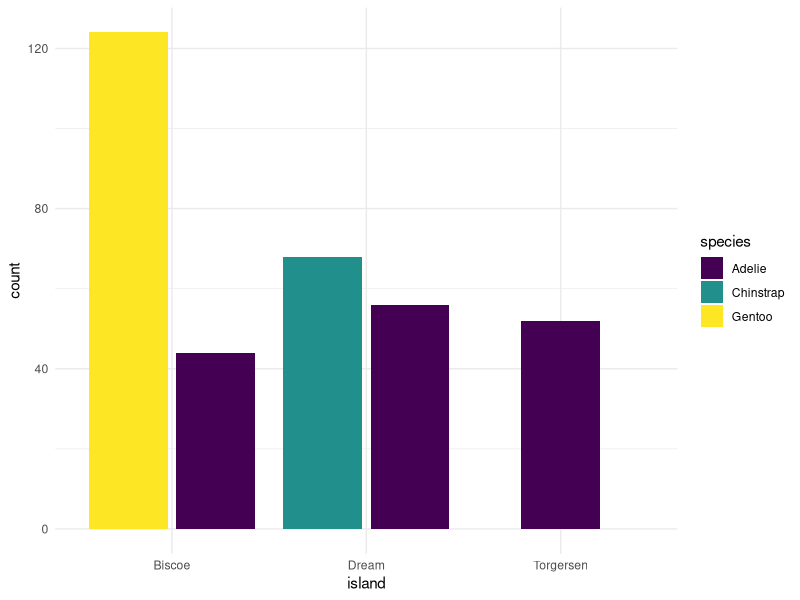
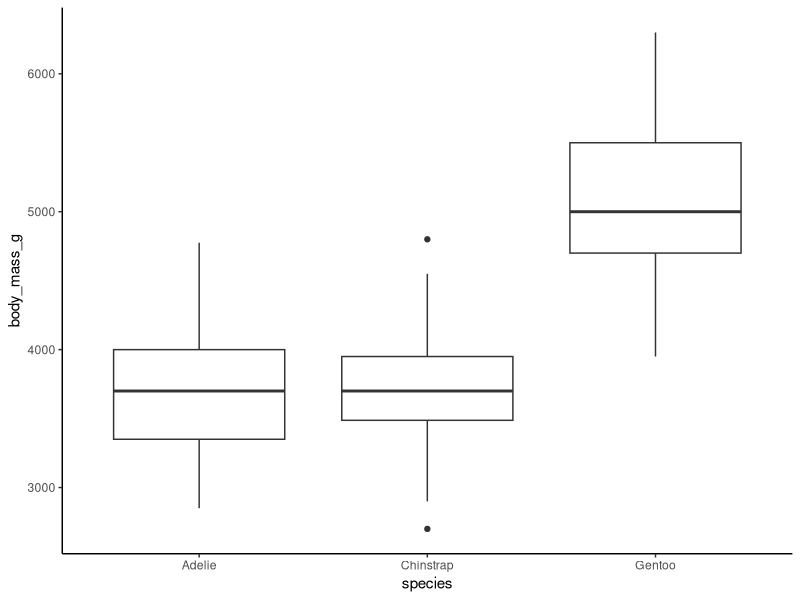
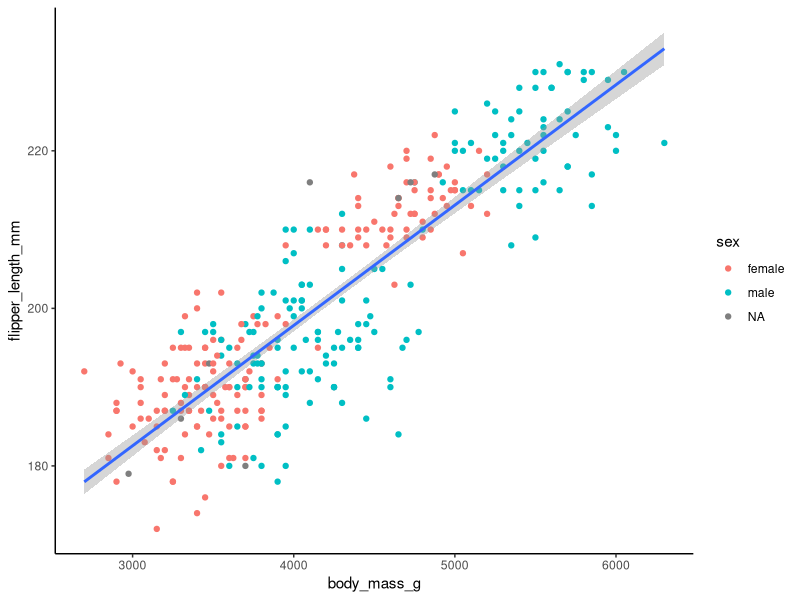
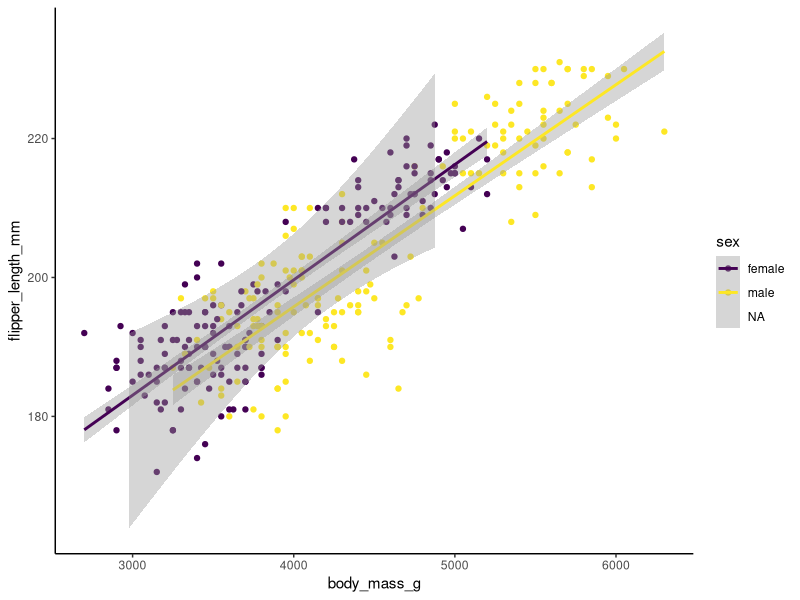

Source code (R) for these figures, in order:
## ---- chunk 1
#R für Sprache
#include=FALSE wird nicht in Dokument gezeigt

knitr::opts_chunk$set(echo = TRUE)
#wenn nur outcome will dann echo = FALSE

library(palmerpenguins)
library(ggplot2)
## ---- chunk 2
# plot of island => Kommentar zu Code
ggplot(penguins, aes(x = island)) + geom_bar(aes(fill = species), position = position_dodge2(preserve = 'single', reverse = TRUE)) + scale_fill_viridis_d() + theme_minimal()
## ---- chunk 3
ggplot(penguins, aes(x = species, y = body_mass_g)) + geom_boxplot() + theme_classic()
## ---- chunk 4
ggplot(penguins, aes(x = body_mass_g, y = flipper_length_mm)) + geom_point(aes(color = sex)) + geom_smooth(method = "lm") + theme_classic()
## ---- chunk 5
fit <- lm(flipper_length_mm ~ body_mass_g + sex, data = penguins)
summary(fit)
## ---- chunk 6
ggplot(penguins, aes(x = body_mass_g, y = flipper_length_mm)) + geom_point(aes(color = sex)) + geom_smooth(aes(color = sex), method = "lm") + scale_color_viridis_d() + theme_classic()
## ---- chunk 7
fit <- glm(sex ~ body_mass_g + flipper_length_mm, family = binomial, data = penguins)
summary (fit)
## ---- chunk 8
Model = lm(body_mass_g ~ island + sex + species, data = penguins)
summary(Model)

Model2 = lm(body_mass_g ~ sex + species, data = penguins)
anova(Model, Model2)
